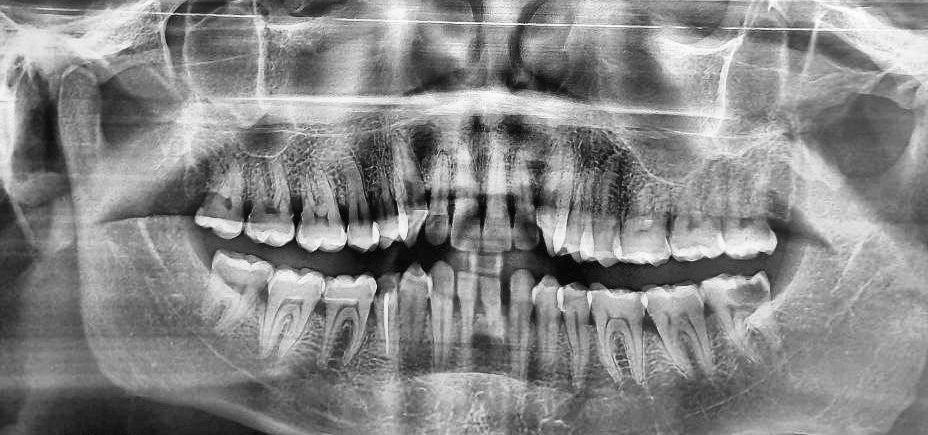
#> input picture data/Healthy Teeth/120.jpg, 928 x 435 px; its folder holds only this picture in this run; the run also reads 1 picture not shown here
$ jupyter execute --allow-errors eda.ipynb
#> lines starting #> are read from the running program, lines starting #| are printed output that depends on the picture; pictures that were not available may be replaced by others from this repository, and a replacement may not be noted
Visualize class distribution by counting images in each category folder. This helps check for class imbalance, which can affect model performance.

[cell 1]
import os
import matplotlib.pyplot as plt

healthy_count = len(os.listdir('../data/Healthy Teeth'))
caries_count = len(os.listdir('../data/Caries'))

plt.bar(['Healthy', 'Caries'], [healthy_count, caries_count])
plt.title('Class Distribution')
plt.ylabel('Number of images')
plt.show()
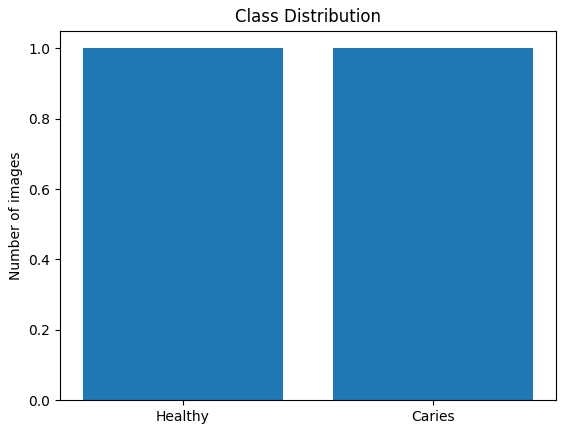
#> figure drawn by matplotlib, 1 panel

- As seen, since classes are imbalanced, we will consider using class weights in model.fit()
- also apply data augmentation to the minority class to improve performance.

Printing the size (width, height) of the first 5 images in the 'Healthy Teeth' folder. Because it is useful for checking original image dimensions before resizing or feeding into the model.

[cell 2]
from PIL import Image

for img_name in os.listdir('../data/Healthy Teeth')[:5]:
    img = Image.open(f'../data/Healthy Teeth/{img_name}')
#> img is the input picture: PIL image 928x435 RGB; min 0, max 255, mean 135.2
    print(img_name, img.size)
#| 120.jpg (928, 435)

[cell 3]
data_folder = '../data/Healthy Teeth'

for img_name in os.listdir(data_folder)[:3]:
    img_path = os.path.join(data_folder, img_name)
    img = Image.open(img_path)
    print(img_name, img.size)
#| 120.jpg (928, 435)

    plt.imshow(img)
    plt.axis('off')  # Hide axes
    plt.title(img_name)
    plt.show()

Sample images from the 'Healthy Teeth' class for visual inspection and data understanding.

[cell 4]
import cv2

fig, axes = plt.subplots(1, 5, figsize=(20, 5))

for i, img_name in enumerate(os.listdir('../data/Healthy Teeth')[:5]):
    img = cv2.imread(f'../data/Healthy Teeth/{img_name}')
    img = cv2.cvtColor(img, cv2.COLOR_BGR2RGB)
    axes[i].imshow(img)
    axes[i].set_title("Healthy")
    axes[i].axis('off')

plt.show()

Sample images from the 'Caries' class for visual inspection and data understanding.

[cell 5]
fig, axes = plt.subplots(1, 5, figsize=(20, 5))

for i, img_name in enumerate(os.listdir('../data/Caries')[:5]):
    img = cv2.imread(f'../data/Caries/{img_name}')
    img = cv2.cvtColor(img, cv2.COLOR_BGR2RGB)
    axes[i].imshow(img)
    axes[i].set_title("Healthy")
    axes[i].axis('off')

plt.show()

Analyzing pixel intensity distribution for assessing image contrast and brightness before preprocessing

[cell 6]
img = cv2.imread('../data/Caries/1.jpg', cv2.IMREAD_GRAYSCALE)
#> img: shape (435, 928); min 0, max 255, mean 135.2

plt.hist(img.ravel(), bins=50)
plt.title("Pixel Intensity Distribution")
plt.xlabel("Pixel Value")
plt.ylabel("Frequency")
plt.show()
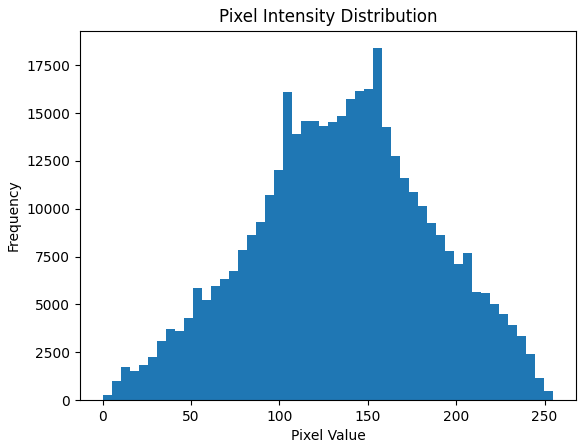
#> figure drawn by matplotlib, 1 panel; tallest bar 18387 high, from x = 153 to 158.1

- Pixel intensity well distributed across grayscale.
- Balanced contrast, no major preprocessing needed.
- Slight drop-off in bright region (200–250), but acceptable.
- Histogram shows healthy grayscale range.
- Even intensity spread — image quality looks good.
- No signs of under- or over-exposure.

Analyzing pixel intensity distribution for assessing image contrast and brightness before preprocessing

[cell 7]
img = cv2.imread('../data/Healthy Teeth/1.jpg', cv2.IMREAD_GRAYSCALE)

#> (the rest of this cell did not finish here and is left out)

- Even intensity spread — image quality looks good.
- No signs of under- or over-exposure.

[cell 8]
import pandas as pd
import seaborn as sns

data_folder = r'C:\Dental Image Classification\data'

data = []

for class_name in os.listdir(data_folder):
    class_path = os.path.join(data_folder, class_name)
    if os.path.isdir(class_path):
        for img_name in os.listdir(class_path):
            data.append({'label': class_name})

df = pd.DataFrame(data)

# Counting how many per class
class_counts = df['label'].value_counts().reset_index()
class_counts.columns = ['label', 'count']

# Plotting with exact numbers
plt.figure(figsize=(6, 4))
ax = sns.barplot(x='label', y='count', data=class_counts)

# Adding exact count labels on top of bars
for i in ax.containers:
    ax.bar_label(i)

plt.title("Image Count per Class")
plt.xlabel("Class")
plt.ylabel("Number of Images")
plt.tight_layout()
plt.show()
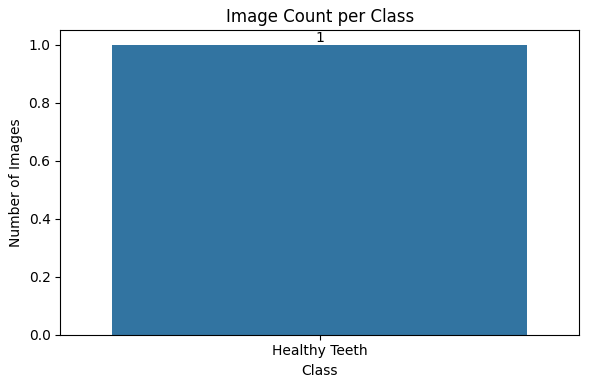
#> figure drawn by matplotlib, 1 panel
